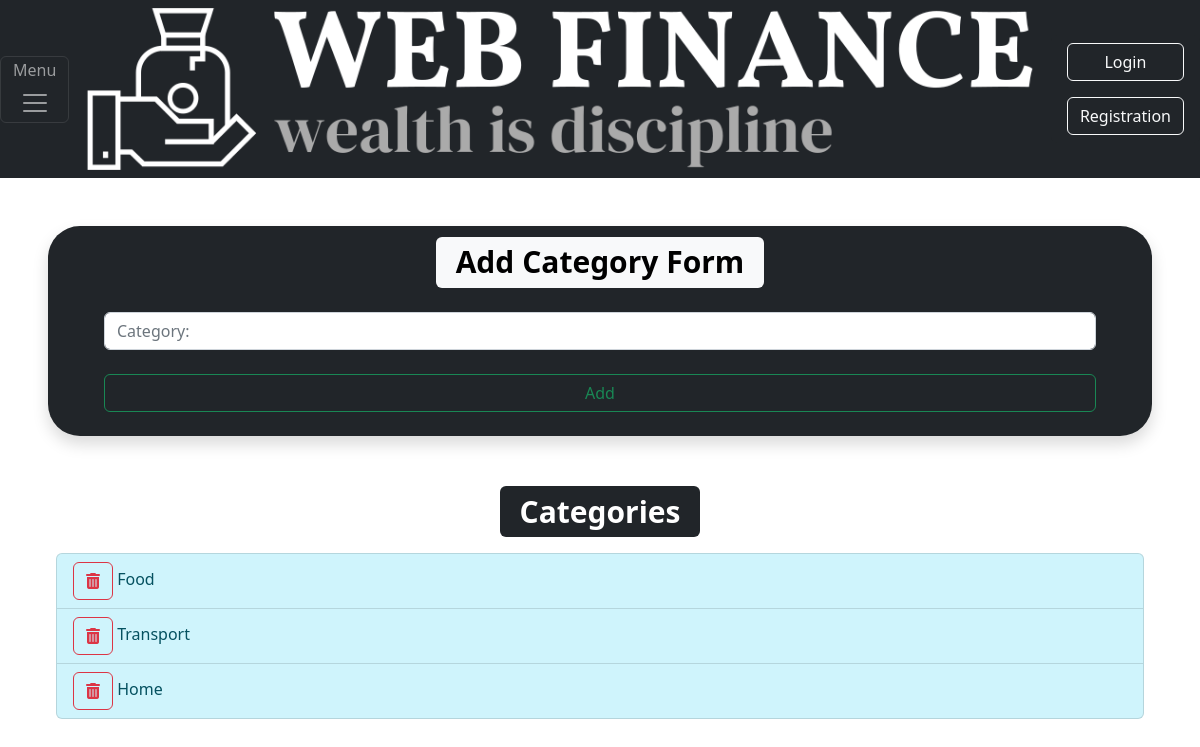
The app's page /spendigns/add_category, older data.
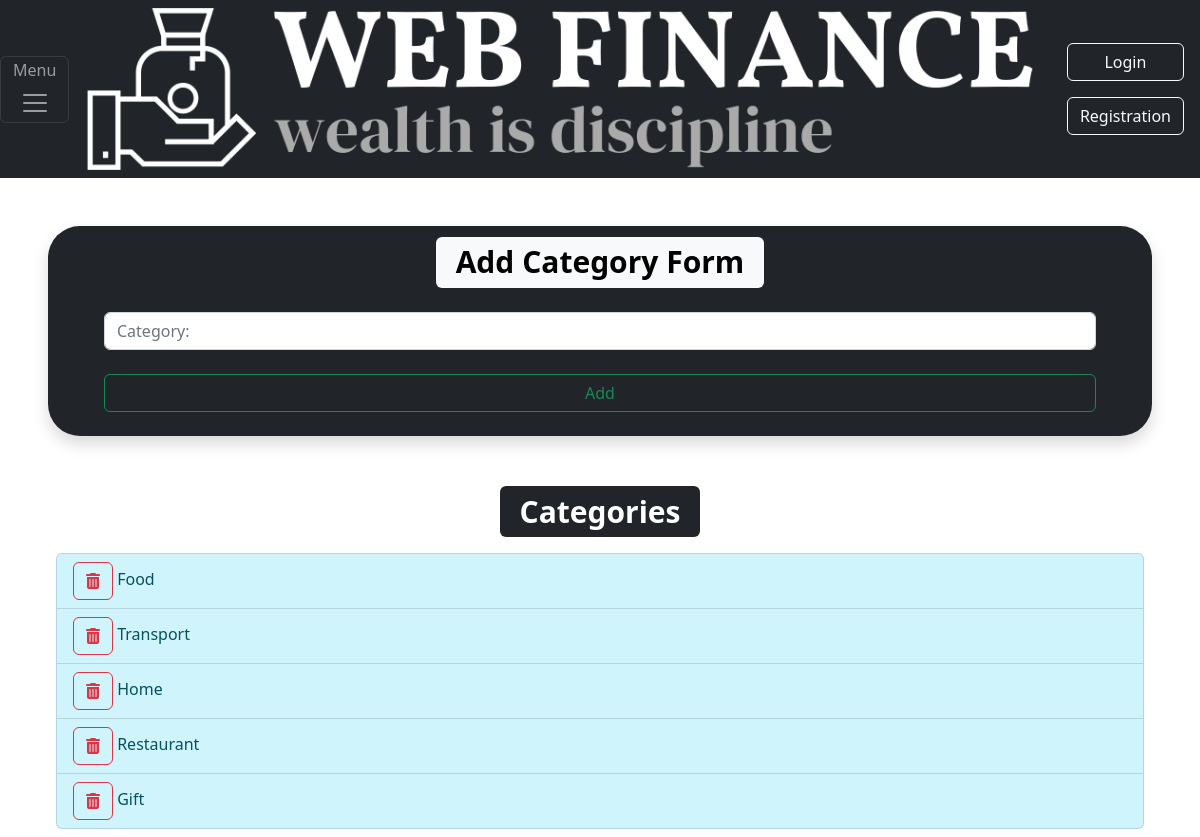
The same page, newer data.
### spendings/models.py (models this page shows, shortened)
class categories(models.Model):
    description = models.CharField(max_length=255, unique=True)
    class Meta:
        verbose_name = 'category'
        verbose_name_plural = 'categories'

### spendings/views.py (the view)
# urls.py: path('add_category', views.add_category, name='add_category'),
def add_category(request):
    allcategories = categories.objects.all().values()
    bad = False
    if request.method == 'POST':
        form = CategoryForm(request.POST)
        for cat in allcategories:
            if request.POST['description'].lower() == cat['description'].lower():
                bad = True
        if form.is_valid() and not bad:
            print('form valid', request.POST)
            form.save()
            return redirect('add_spending')
        else:
            if bad:
                messages.success(request, ("Category alredy exist"))
            print('form invalid', request.POST)
    else:
        form = CategoryForm()
    context = {
        'form': form,
        'allcategories': allcategories
    }
    return render(request, 'spendings/add_category.html', context)

### spendings/forms.py
class CategoryForm(forms.ModelForm):
    class Meta:
        model = categories
        fields = ('description',)
        widgets = {
            'description': forms.TextInput(attrs={
                'class': 'form-control',
                'placeholder': 'Category:'
            }),
        }

### spendings/templates/spendings/add_category.html (shortened to what this page needs)
{% extends "main/master.html" %}
{% block content %}
<div class="shadow m-5 p-2 bg-dark text-white rounded-5">
    <div class="text-center"><h1><span class="badge text-bg-light">Add Category Form</span><br></h1></div>
    <form method="POST" class="rounded-5 me-5 ms-5 mt-4 mb-3">
        {{ form.description }}<br>
        <button class="btn btn-outline-success" type="submit" style="width: 100%;">Add</button>
    </form>
</div>
<div class="text-center"><h1><span class="badge text-bg-dark">Categories</span><br></h1></div>
<div class="d-flex ms-5 me-5 p-2">
    <div class="flex-grow-1">
        <ul class="list-group">
            {% for cat in allcategories %}
                <li class="list-group-item  list-group-item-info">
                    <a href="{% url 'delete_category' cat.id %}"><button class="btn btn-outline-danger"><i class="fa-solid fa-trash-can"></i></button></a>
                    {{ cat.description }}
                </li>
            {% endfor %}
        </ul>
    </div>
</div>
{% endblock %}

Row changes from the older to the newer data that the page shows:
added categories: description "Restaurant"
added categories: description "Gift"
